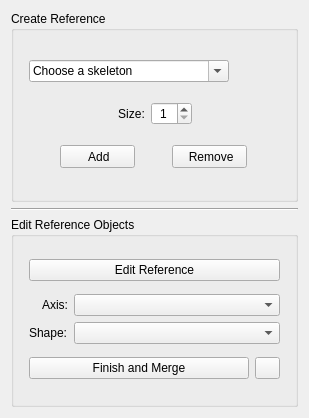
<?xml version="1.0" encoding="UTF-8"?>
<ui version="4.0">
 <class>Form</class>
 <widget class="QWidget" name="Form">
  <property name="geometry">
   <rect>
    <x>0</x>
    <y>0</y>
    <width>309</width>
    <height>418</height>
   </rect>
  </property>
  <property name="sizePolicy">
   <sizepolicy hsizetype="MinimumExpanding" vsizetype="MinimumExpanding">
    <horstretch>0</horstretch>
    <verstretch>0</verstretch>
   </sizepolicy>
  </property>
  <property name="windowTitle">
   <string>Form</string>
  </property>
  <layout class="QVBoxLayout" name="verticalLayout">
   <item>
    <widget class="QGroupBox" name="groupBox_2">
     <property name="sizePolicy">
      <sizepolicy hsizetype="MinimumExpanding" vsizetype="MinimumExpanding">
       <horstretch>0</horstretch>
       <verstretch>0</verstretch>
      </sizepolicy>
     </property>
     <property name="title">
      <string>Create Reference</string>
     </property>
     <layout class="QVBoxLayout" name="verticalLayout_2">
      <property name="leftMargin">
       <number>15</number>
      </property>
      <property name="topMargin">
       <number>15</number>
      </property>
      <property name="rightMargin">
       <number>15</number>
      </property>
      <property name="bottomMargin">
       <number>15</number>
      </property>
      <item>
       <widget class="QComboBox" name="assetBox">
        <property name="sizePolicy">
         <sizepolicy hsizetype="Expanding" vsizetype="Fixed">
          <horstretch>0</horstretch>
          <verstretch>0</verstretch>
         </sizepolicy>
        </property>
        <property name="maximumSize">
         <size>
          <width>200</width>
          <height>16777215</height>
         </size>
        </property>
        <property name="toolTip">
         <string>Asset to reference </string>
        </property>
        <property name="editable">
         <bool>true</bool>
        </property>
        <property name="currentText">
         <string>Choose a skeleton</string>
        </property>
       </widget>
      </item>
      <item>
       <layout class="QHBoxLayout" name="horizontalLayout_3">
        <property name="leftMargin">
         <number>12</number>
        </property>
        <property name="rightMargin">
         <number>12</number>
        </property>
        <item>
         <spacer name="horizontalSpacer_3">
          <property name="orientation">
           <enum>Qt::Horizontal</enum>
          </property>
          <property name="sizeHint" stdset="0">
           <size>
            <width>40</width>
            <height>20</height>
           </size>
          </property>
         </spacer>
        </item>
        <item>
         <widget class="QLabel" name="label_2">
          <property name="text">
           <string>Size:</string>
          </property>
          <property name="alignment">
           <set>Qt::AlignCenter</set>
          </property>
         </widget>
        </item>
        <item>
         <widget class="QSpinBox" name="create_size_spinBox">
          <property name="sizePolicy">
           <sizepolicy hsizetype="Fixed" vsizetype="Fixed">
            <horstretch>0</horstretch>
            <verstretch>0</verstretch>
           </sizepolicy>
          </property>
          <property name="toolTip">
           <string>Base size multiplier</string>
          </property>
          <property name="alignment">
           <set>Qt::AlignCenter</set>
          </property>
          <property name="minimum">
           <number>1</number>
          </property>
          <property name="maximum">
           <number>10</number>
          </property>
         </widget>
        </item>
        <item>
         <spacer name="horizontalSpacer_2">
          <property name="orientation">
           <enum>Qt::Horizontal</enum>
          </property>
          <property name="sizeHint" stdset="0">
           <size>
            <width>40</width>
            <height>20</height>
           </size>
          </property>
         </spacer>
        </item>
       </layout>
      </item>
      <item>
       <layout class="QHBoxLayout" name="horizontalLayout_2">
        <item>
         <widget class="QPushButton" name="toggleButton">
          <property name="sizePolicy">
           <sizepolicy hsizetype="Maximum" vsizetype="Fixed">
            <horstretch>0</horstretch>
            <verstretch>0</verstretch>
           </sizepolicy>
          </property>
          <property name="minimumSize">
           <size>
            <width>0</width>
            <height>23</height>
           </size>
          </property>
          <property name="maximumSize">
           <size>
            <width>75</width>
            <height>23</height>
           </size>
          </property>
          <property name="toolTip">
           <string>Add skeleton reference pins to scene</string>
          </property>
          <property name="text">
           <string> Add</string>
          </property>
         </widget>
        </item>
        <item>
         <widget class="QPushButton" name="removeButton">
          <property name="sizePolicy">
           <sizepolicy hsizetype="Maximum" vsizetype="Fixed">
            <horstretch>0</horstretch>
            <verstretch>0</verstretch>
           </sizepolicy>
          </property>
          <property name="minimumSize">
           <size>
            <width>0</width>
            <height>23</height>
           </size>
          </property>
          <property name="maximumSize">
           <size>
            <width>75</width>
            <height>23</height>
           </size>
          </property>
          <property name="toolTip">
           <string>Remove skeleton reference pins from scene</string>
          </property>
          <property name="text">
           <string> Remove</string>
          </property>
         </widget>
        </item>
       </layout>
      </item>
     </layout>
    </widget>
   </item>
   <item>
    <widget class="Line" name="line">
     <property name="orientation">
      <enum>Qt::Horizontal</enum>
     </property>
    </widget>
   </item>
   <item>
    <widget class="QGroupBox" name="groupBox">
     <property name="sizePolicy">
      <sizepolicy hsizetype="MinimumExpanding" vsizetype="MinimumExpanding">
       <horstretch>0</horstretch>
       <verstretch>0</verstretch>
      </sizepolicy>
     </property>
     <property name="title">
      <string>Edit Reference Objects</string>
     </property>
     <layout class="QVBoxLayout" name="verticalLayout_7">
      <property name="leftMargin">
       <number>15</number>
      </property>
      <property name="topMargin">
       <number>15</number>
      </property>
      <property name="rightMargin">
       <number>15</number>
      </property>
      <property name="bottomMargin">
       <number>15</number>
      </property>
      <item>
       <widget class="QPushButton" name="make_editable_pushButton">
        <property name="toolTip">
         <string>Put reference into an editable state</string>
        </property>
        <property name="text">
         <string>Edit Reference</string>
        </property>
       </widget>
      </item>
      <item>
       <layout class="QHBoxLayout" name="horizontalLayout_4">
        <item>
         <layout class="QGridLayout" name="gridLayout_2">
          <item row="1" column="0" alignment="Qt::AlignRight">
           <widget class="QLabel" name="label_4">
            <property name="text">
             <string>Shape:</string>
            </property>
           </widget>
          </item>
          <item row="0" column="0" alignment="Qt::AlignRight">
           <widget class="QLabel" name="label_3">
            <property name="text">
             <string>Axis:</string>
            </property>
           </widget>
          </item>
          <item row="0" column="2">
           <widget class="QComboBox" name="axis_comboBox">
            <property name="sizePolicy">
             <sizepolicy hsizetype="MinimumExpanding" vsizetype="Fixed">
              <horstretch>0</horstretch>
              <verstretch>0</verstretch>
             </sizepolicy>
            </property>
            <property name="minimumSize">
             <size>
              <width>0</width>
              <height>0</height>
             </size>
            </property>
            <property name="maximumSize">
             <size>
              <width>16777215</width>
              <height>16777215</height>
             </size>
            </property>
            <property name="toolTip">
             <string>Rotate axis to represent</string>
            </property>
           </widget>
          </item>
          <item row="1" column="2">
           <widget class="QComboBox" name="shape_comboBox">
            <property name="toolTip">
             <string>Shape of reference object</string>
            </property>
           </widget>
          </item>
         </layout>
        </item>
       </layout>
      </item>
      <item>
       <layout class="QHBoxLayout" name="horizontalLayout">
        <item>
         <widget class="QPushButton" name="finish_and_merge_pushButton">
          <property name="toolTip">
           <string>Finish editing and merge objects</string>
          </property>
          <property name="text">
           <string>Finish and Merge</string>
          </property>
         </widget>
        </item>
        <item>
         <widget class="QPushButton" name="save_data_pushButton">
          <property name="minimumSize">
           <size>
            <width>10</width>
            <height>0</height>
           </size>
          </property>
          <property name="maximumSize">
           <size>
            <width>25</width>
            <height>16777215</height>
           </size>
          </property>
          <property name="toolTip">
           <string>Save current configuration</string>
          </property>
          <property name="text">
           <string/>
          </property>
         </widget>
        </item>
       </layout>
      </item>
     </layout>
    </widget>
   </item>
  </layout>
 </widget>
 <resources/>
 <connections/>
</ui>
